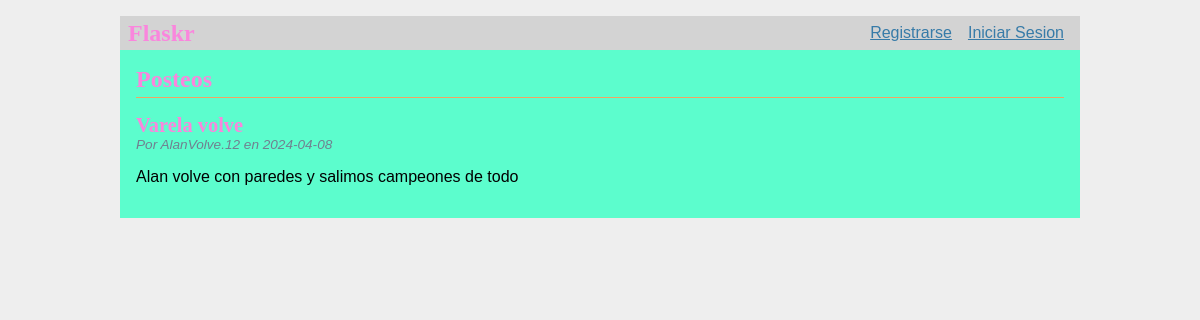
Before: / with the older database file.
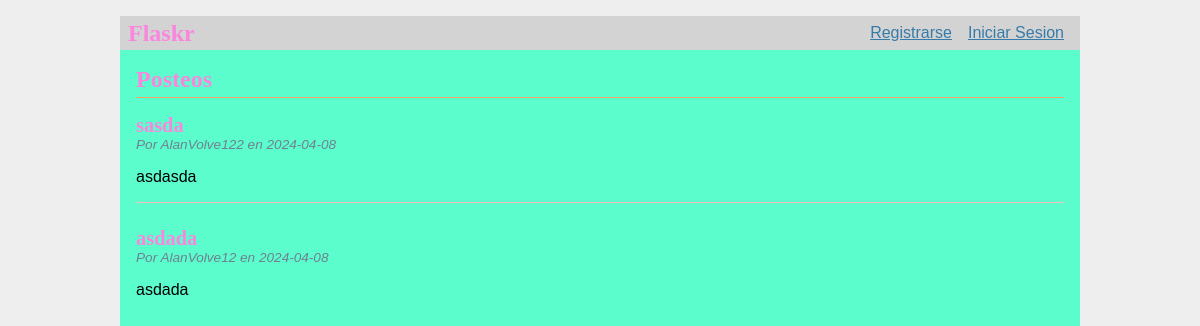
After: the same page with the newer database file.
### tables this page shows
CREATE TABLE post (
  id INTEGER PRIMARY KEY AUTOINCREMENT,
  author_id INTEGER NOT NULL,
  created TIMESTAMP NOT NULL DEFAULT CURRENT_TIMESTAMP,
  title TEXT NOT NULL,
  body TEXT NOT NULL,
  FOREIGN KEY (author_id) REFERENCES user (id)
);

CREATE TABLE user (
  id INTEGER PRIMARY KEY AUTOINCREMENT,
  username TEXT UNIQUE NOT NULL,
  password TEXT NOT NULL
);

### flaskr/blog.py (the view)
@bp.route('/')
def index():
    db = get_db()
    posts = db.execute(
        'SELECT p.id, title, body, created, author_id, username'
        ' FROM post p JOIN user u ON p.author_id = u.id'
        ' ORDER BY created DESC'
    ).fetchall()
    return render_template('blog/index.html', posts=posts)

### flaskr/auth.py (called while the page is built)
@bp.before_app_request
def load_logged_in_user():
    user_id = session.get('user_id')
    if user_id is None:
        g.user = None
    else:
        g.user = get_db().execute(
            'SELECT * FROM user WHERE id = ?', (user_id,)
        ).fetchone()

### flaskr/db.py (called while the page is built)
def get_db():
    if 'db' not in g:
        g.db = sqlite3.connect(
            current_app.config['DATABASE'],
            detect_types=sqlite3.PARSE_DECLTYPES
        )
        g.db.row_factory = sqlite3.Row
    return g.db

### flaskr/templates/blog/index.html (shortened to what this page needs)
{% extends 'base.html' %}
{% block header %}
  <h1>{% block title %}Posteos{% endblock %}</h1>
{% endblock %}
{% block content %}
  {% for post in posts %}
    <article class="post">
      <header>
        <div>
          <h1>{{ post['title'] }}</h1>
          <div class="about">Por {{ post['username'] }} en {{ post['created'].strftime('%Y-%m-%d') }}</div>
        </div>
      </header>
      <p class="body">{{ post['body'] }}</p>
    </article>
    {% if not loop.last %}
      <hr>
    {% endif %}
  {% endfor %}
{% endblock %}

### flaskr/templates/base.html (shortened to what this page needs)
<!doctype html>
<link rel="stylesheet" href="{{ url_for('static', filename='style.css') }}">
<nav>
  <h1>Flaskr</h1>
  <ul>
    {% if g.user %}
      <li><span>{{ g.user['username'] }}</span>
      <li><a href="{{ url_for('auth.logout') }}">Cerrar sesion</a>
    {% else %}
      <li><a href="{{ url_for('auth.register') }}">Registrarse</a>
      <li><a href="{{ url_for('auth.login') }}">Iniciar Sesion</a>
    {% endif %}
  </ul>
</nav>
<section class="content">
  <header>
    {% block header %}{% endblock %}
  </header>
  {% block content %}{% endblock %}
</section>

### flaskr/static/style.css (style rules this page uses)
h1 { font-family: serif; color: rgb(250, 134, 221); margin: 1rem 0; }
a { color: #377ba8; }
hr { border: none; border-top: 1px solid rgb(248, 189, 189); }
nav { background: lightgray; display: flex; align-items: center; padding: 0 0.5rem; }
nav h1 { flex: auto; margin: 0; }
nav ul { display: flex; list-style: none; margin: 0; padding: 0; }
nav ul li a, nav ul li span, header .action { display: block; padding: 0.5rem; }
.content { padding: 0 1rem 1rem; }
.content > header { border-bottom: 1px solid rgb(243, 164, 99); display: flex; align-items: flex-end; }
.content > header h1 { flex: auto; margin: 1rem 0 0.25rem 0; }
.post > header { display: flex; align-items: flex-end; font-size: 0.85em; }
.post > header > div:first-of-type { flex: auto; }
.post > header h1 { font-size: 1.5em; margin-bottom: 0; }
.post .about { color: slategray; font-style: italic; }
.post .body { white-space: pre-line; }
.content:last-child { margin-bottom: 0; }

Changed rows visible on the page:
removed post: title "Varela volve", username "AlanVolve.12", created "2024-04-08", body "Alan volve con paredes y salimos campeones de todo"
added post: title "sasda", username "AlanVolve122", created "2024-04-08", body "asdasda"
added post: title "asdada", username "AlanVolve12", created "2024-04-08", body "asdada"
